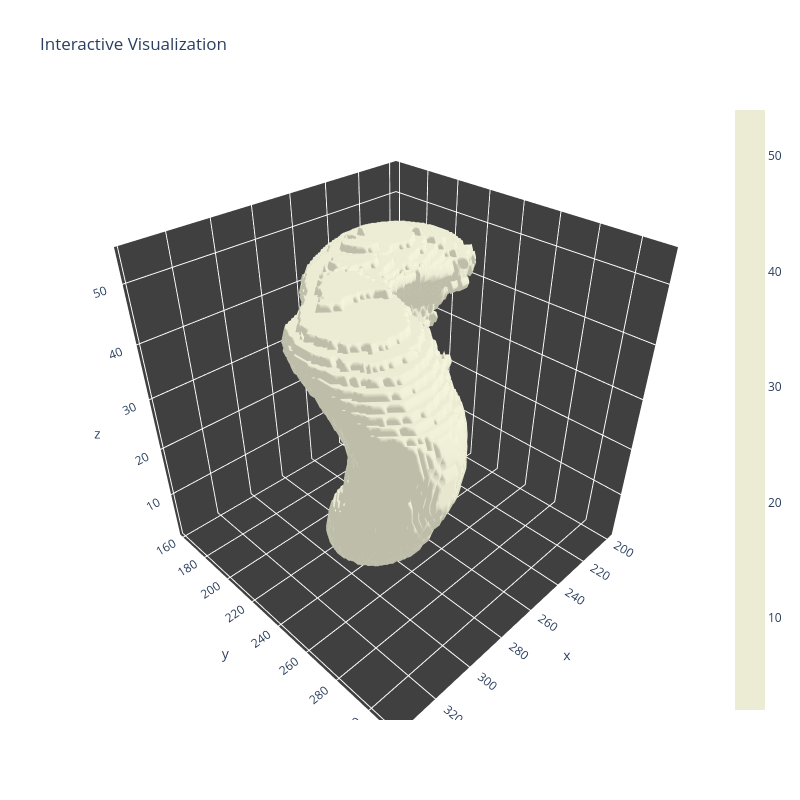

Notebook source saved alongside this figure:
### Code cell
plotly_3d(v,f,'d:/imagetb.html')

### Figure 1 — Plotly figure (JSON) as saved in the notebook; plotly's stock layout.template omitted (floating-point values rounded to 4 significant figures; data arrays with more than 128 entries replaced by an {"elided": "..."} marker saying what was removed)
{"data": [{"facecolor": {"elided": "94512 str values"}, "i": {"elided": "94512 int values"}, "j": {"elided": "94512 int values"}, "k": {"elided": "94512 int values"}, "name": "", "type": "mesh3d", "x": {"elided": "46831 float values"}, "y": {"elided": "46831 float values"}, "z": {"elided": "46831 float values"}}, {"hoverinfo": "none", "marker": {"color": [2, 54], "colorscale": [[0, "rgb(236, 236, 212)"], [1, "rgb(236, 236, 212)"]], "showscale": true, "size": 0.1}, "mode": "markers", "showlegend": false, "type": "scatter3d", "x": [200], "y": [193], "z": [44]}], "layout": {"height": 800, "scene": {"aspectratio": {"x": 1, "y": 1, "z": 1}, "xaxis": {"backgroundcolor": "rgb(64, 64, 64)", "gridcolor": "rgb(255, 255, 255)", "showbackground": true, "zerolinecolor": "rgb(255, 255, 255)"}, "yaxis": {"backgroundcolor": "rgb(64, 64, 64)", "gridcolor": "rgb(255, 255, 255)", "showbackground": true, "zerolinecolor": "rgb(255, 255, 255)"}, "zaxis": {"backgroundcolor": "rgb(64, 64, 64)", "gridcolor": "rgb(255, 255, 255)", "showbackground": true, "zerolinecolor": "rgb(255, 255, 255)"}}, "title": {"text": "Interactive Visualization"}, "width": 800}}
